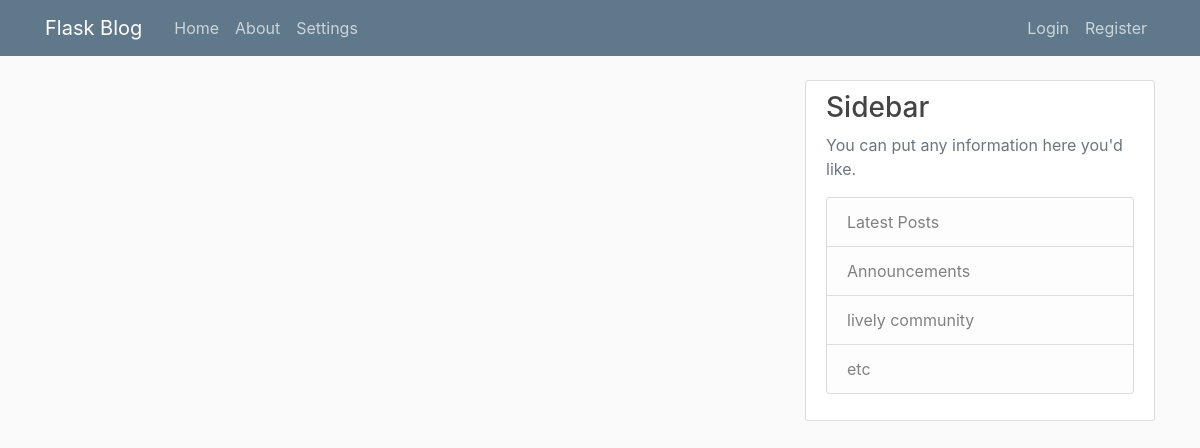
Page /home on the earlier database version.
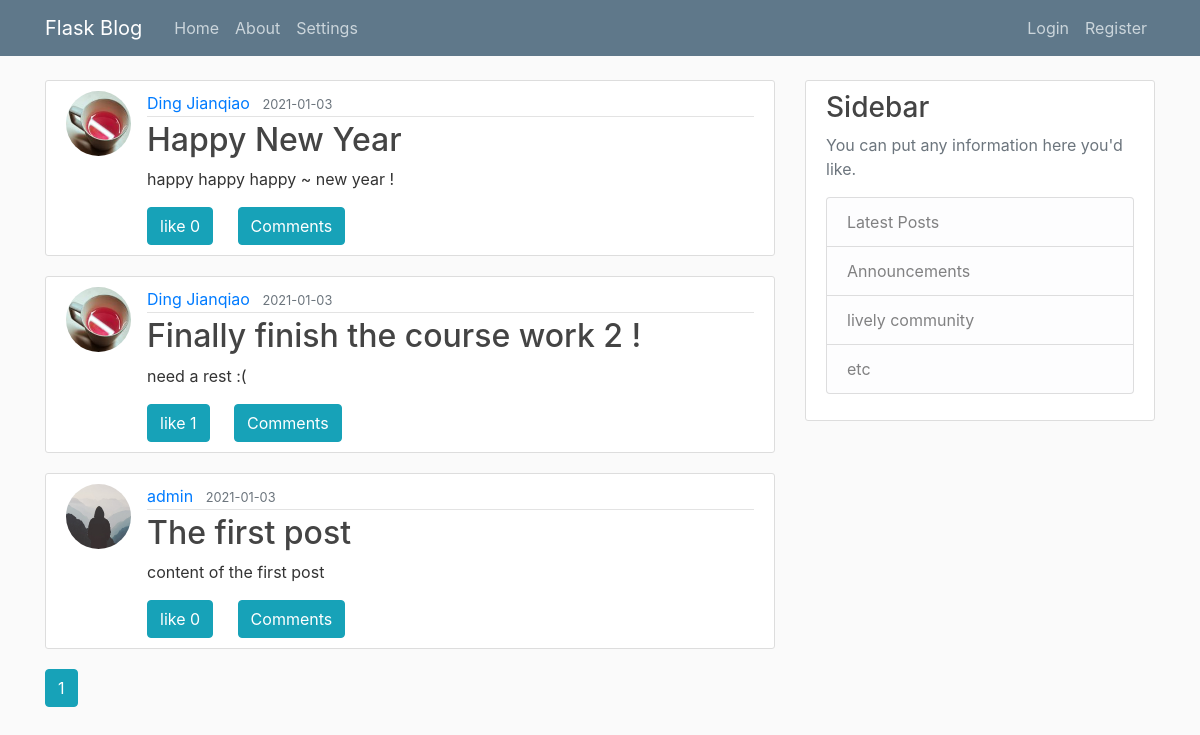
Same page on the later database version.
### flaskblog/models.py (models this page shows, shortened)
class Post(db.Model):
    id = db.Column(db.Integer, primary_key=True)
    title = db.Column(db.String(100), nullable=False)
    date_posted = db.Column(db.DateTime, nullable=False, default=datetime.now)
    content = db.Column(db.Text, nullable=False)
    user_id = db.Column(db.Integer, db.ForeignKey('user.id'), nullable=False)
    likes = db.Column(db.Integer, default = 0)

class User(db.Model, UserMixin):
    id = db.Column(db.Integer, primary_key=True)
    username = db.Column(db.String(20), unique=True, nullable=False)
    email = db.Column(db.String(120), unique=True, nullable=False)
    image_file = db.Column(db.String(20), nullable=False, default='default.jpg')
    password = db.Column(db.String(60), nullable=False)
    date_created = db.Column(db.Date, nullable=False, default=date.today())
    posts = db.relationship('Post', backref='author', lazy=True)
    comments = db.relationship('Comment', backref='author', lazy=True)

### flaskblog/main/routes.py (the view, shortened to what this page needs)
@main.route("/")
@main.route("/home")
def home():
    page = request.args.get('page', 1, type=int)
    posts = Post.query.order_by(Post.date_posted.desc()).paginate(page=page, per_page=5)
    return render_template('home.html', posts=posts)

### flaskblog/templates/home.html (shortened to what this page needs)
{% extends "layout.html" %}
{% block content %}
    {% for post in posts.items %}
        <article class="media content-section">
          <img class="rounded-circle article-img" src="{{ url_for('static', filename='profile_pics/' + post.author.image_file) }}">
          <div class="media-body article-body">
            <div class="article-metadata">
              <a class="mr-2" href="{{ url_for('users.user_posts', username=post.author.username) }}">{{ post.author.username }}</a>
              <small class="text-muted">{{ post.date_posted.strftime('%Y-%m-%d') }}</small>
            </div>
            <h2><a class="article-title" href="{{ url_for('posts.post', post_id=post.id) }}">{{ post.title }}</a></h2>
            <p class="article-content">{{ post.content }}</p>
            <div>
                <span class="btn btn-info like" ref="{{post.id}}">
                    like
                    <span id="like_count{{post.id}}" >{{post.likes}}</span>
                </span>
                <button type="button" class="btn btn-primary btn-info comment-btn" ref="{{post.id}}" data-toggle="modal" data-target="#modal{{post.id}}">
                    Comments
                </button>
            </div>
          </div>
        </article>
    {% endfor %}
    {% for page_num in posts.iter_pages(left_edge=1, right_edge=1, left_current=1, right_current=2) %}
      {% if page_num %}
        {% if posts.page == page_num %}
          <a class="btn btn-info mb-4" href="{{ url_for('main.home', page=page_num) }}">{{ page_num }}</a>
        {% else %}
          <a class="btn btn-outline-info mb-4" href="{{ url_for('main.home', page=page_num) }}">{{ page_num }}</a>
        {% endif %}
      {% else %}
        ...
      {% endif %}
    {% endfor %}
{% endblock content %}

### flaskblog/templates/layout.html (shortened to what this page needs)
<!DOCTYPE html>
<html>
<head>
    <link rel="stylesheet" type="text/css" href="{{ url_for('static', filename='bootstrap.css') }}">
    <link rel="stylesheet" type="text/css" href="{{ url_for('static', filename='main.css') }}">
    <link rel="stylesheet" type="text/css" href="{{ url_for('static', filename='bootoast.css') }}">
</head>
<body>
    <header class="site-header">
      <nav class="navbar navbar-expand-md navbar-dark bg-steel fixed-top">
        <div class="container">
          <a class="navbar-brand mr-4" href="/">Flask Blog</a>
          <div class="collapse navbar-collapse" id="navbarToggle">
            <div class="navbar-nav mr-auto">
              <a class="nav-item nav-link" href="{{ url_for('main.home') }}">Home</a>
              <a class="nav-item nav-link" href="{{ url_for('main.about') }}">About</a>
              <a class="nav-item nav-link" href="{{ url_for('main.settings') }}">Settings</a>
            </div>
            <div class="navbar-nav">
              {% if current_user.is_authenticated %}
                <a class="nav-item nav-link" href="{{url_for('users.user_posts', username=current_user.username)}}">
                    <img class="rounded-circle my-nav-img" src="{{ url_for('static',filename='profile_pics/' + current_user.image_file) }}">
                </a>
                <a class="nav-item nav-link" href="{{ url_for('posts.new_post') }}">New Post</a>
                <a class="nav-item nav-link" href="{{ url_for('users.account') }}">Account</a>
                <a class="nav-item nav-link" href="{{ url_for('users.logout') }}">Logout</a>
              {% else %}
                <a class="nav-item nav-link" href="{{ url_for('users.login') }}">Login</a>
                <a class="nav-item nav-link" href="{{ url_for('users.register') }}">Register</a>
              {% endif %}
            </div>
          </div>
        </div>
      </nav>
    </header>
    <main role="main" class="container">
      <div class="row">
        <div class="col-md-8">
          {% block content %}{% endblock %}
        </div>
        <div class="col-md-4">
          <div class="content-section">
            <h3>Sidebar</h3>
            {% if current_user.is_authenticated and sidebar_info %}
            <p class='text-muted'>
                <ul class="list-group">
                    {% for item in sidebar_info %}
                    <li class="list-group-item list-group-item-light">{{item}}</li>
                    {% endfor %}
                </ul>
            </p>
            {% else %}
            <p class='text-muted'>You can put any information here you'd like.
                <ul class="list-group">
                    <li class="list-group-item list-group-item-light">Latest Posts</li>
                    <li class="list-group-item list-group-item-light">Announcements</li>
                    <li class="list-group-item list-group-item-light">lively community</li>
                    <li class="list-group-item list-group-item-light">etc</li>
                </ul>
            </p>
            {% endif %}
          </div>
        </div>
      </div>
    </main>
</body>
</html>

### flaskblog/static/main.css (style rules this page uses)
body { background: #fafafa; color: #333333; margin-top: 5rem; }
h1, h2, h3, h4, h5, h6 { color: #444444; }
.bg-steel { background-color: #5f788a; }
.site-header .navbar-nav .nav-link { color: #cbd5db; }
.content-section { background: #ffffff; padding: 10px 20px; border: 1px solid #dddddd; border-radius: 3px; margin-bottom: 20px; }
.article-title { color: #444444; }
.article-body { width:100%; }
.article-content { width: 100%; word-wrap:break-word; white-space: pre-line; }
.article-img { height: 65px; width: 65px; margin-right: 16px; }
.article-metadata { padding-bottom: 1px; margin-bottom: 4px; border-bottom: 1px solid #e3e3e3 }
.like { margin-right: 20px; }

Differences in the rows shown:
added Post: image_file (picture), author.username "Ding Jianqiao", date_posted "2021-01-03", title "Happy New Year", content "happy happy happy ~ new year !", likes "0"
added Post: image_file (picture), author.username "Ding Jianqiao", date_posted "2021-01-03", title "Finally finish the course work 2 !", content "need a rest :(", likes "1"
added Post: image_file (placeholder picture), author.username "admin", date_posted "2021-01-03", title "The first post", content "content of the first post", likes "0"
Other differences:
new list line: "1"
